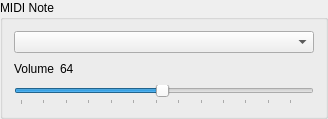
        <widget class="QGroupBox" name="groupBox_3">
         <property name="sizePolicy">
          <sizepolicy hsizetype="Fixed" vsizetype="Preferred">
           <horstretch>0</horstretch>
           <verstretch>0</verstretch>
          </sizepolicy>
         </property>
         <property name="toolTip">
          <string>The MIDI noise associated with this note head for this drum</string>
         </property>
         <property name="title">
          <string>MIDI Note</string>
         </property>
         <layout class="QVBoxLayout" name="verticalLayout_5">
          <item>
           <widget class="QComboBox" name="midiNoteCombo">
            <property name="sizePolicy">
             <sizepolicy hsizetype="MinimumExpanding" vsizetype="Fixed">
              <horstretch>0</horstretch>
              <verstretch>0</verstretch>
             </sizepolicy>
            </property>
            <property name="minimumSize">
             <size>
              <width>300</width>
              <height>0</height>
             </size>
            </property>
            <property name="toolTip">
             <string>The drum type associated with this note head for this drum</string>
            </property>
            <property name="whatsThis">
             <string>&lt;html&gt;&lt;head/&gt;&lt;body&gt;&lt;p&gt;&lt;span style=&quot; font-weight:600;&quot;&gt;MIDI note&lt;/span&gt;&lt;/p&gt;&lt;p&gt;&lt;br/&gt;&lt;/p&gt;&lt;p&gt;Select the MIDI note that will be associated with the currently selected note head for the current drum. This is used in MIDI playback and export, and is the noise that is played when new notes are added to the score in the editor window.&lt;/p&gt;&lt;/body&gt;&lt;/html&gt;</string>
            </property>
           </widget>
          </item>
          <item>
           <layout class="QVBoxLayout" name="verticalLayout_4">
            <item>
             <layout class="QHBoxLayout" name="horizontalLayout_7">
              <item>
               <widget class="QLabel" name="label_2">
                <property name="toolTip">
                 <string>The volume of this note head on this drum</string>
                </property>
                <property name="text">
                 <string>Volume</string>
                </property>
               </widget>
              </item>
              <item>
               <widget class="QLabel" name="volumeIndicator">
                <property name="toolTip">
                 <string>The volume of this note head on this drum</string>
                </property>
                <property name="text">
                 <string>64</string>
                </property>
               </widget>
              </item>
              <item>
               <spacer name="horizontalSpacer_7">
                <property name="orientation">
                 <enum>Qt::Horizontal</enum>
                </property>
                <property name="sizeHint" stdset="0">
                 <size>
                  <width>40</width>
                  <height>20</height>
                 </size>
                </property>
               </spacer>
              </item>
             </layout>
            </item>
            <item>
             <widget class="QSlider" name="volumeSlider">
              <property name="toolTip">
               <string>The volume of this note head on this drum</string>
              </property>
              <property name="whatsThis">
               <string>&lt;html&gt;&lt;head/&gt;&lt;body&gt;&lt;p&gt;&lt;span style=&quot; font-weight:600;&quot;&gt;MIDI note volume&lt;/span&gt;&lt;/p&gt;&lt;p&gt;&lt;br/&gt;&lt;/p&gt;&lt;p&gt;Adjust the volume of the MIDI note associated with the current drum and note head.&lt;/p&gt;&lt;/body&gt;&lt;/html&gt;</string>
              </property>
              <property name="maximum">
               <number>127</number>
              </property>
              <property name="sliderPosition">
               <number>63</number>
              </property>
              <property name="orientation">
               <enum>Qt::Horizontal</enum>
              </property>
              <property name="invertedAppearance">
               <bool>false</bool>
              </property>
              <property name="tickPosition">
               <enum>QSlider::TicksBelow</enum>
              </property>
             </widget>
            </item>
           </layout>
          </item>
         </layout>
        </widget>
